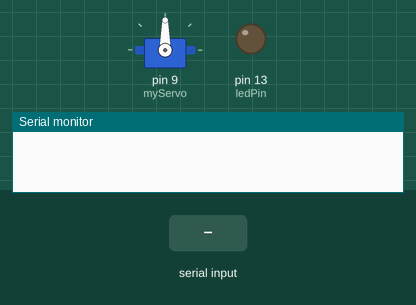
Simulated run of this sketch. Board: Arduino Uno, built with avr-gcc and run on an emulated ATmega328P. On the bench: servo, output pins drawn as LEDs (lit = HIGH), the last lines printed to the serial monitor. The test bench sets the inputs (shaded band).

Above: at 1.2 s.
1.3 s: "1" received over Serial
At 1.9 s:
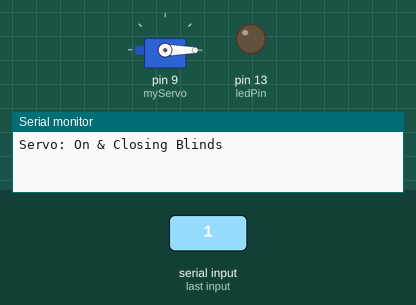
2.8 s: "5" received over Serial
At 4.2 s:
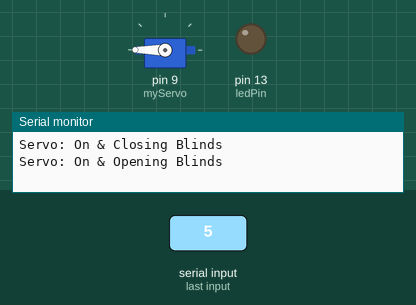
Timing chart, 0 to 5.8 s (numbered marks = the images above; inputs shaded):
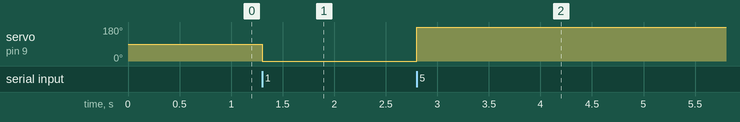

The sketch:

bluetooth_test1.ino
```cpp
/* Turn an LED on/off based on a command send via BlueTooth
**
** Credit: The following example was used as a reference
** Rui Santos: http://randomnerdtutorials.wordpress.com
*/
#include <Servo.h>
int pos = 0;
int ledPin = 13;  // use the built in LED on pin 13 of the Uno
int state = 0;
int flag = 0;        // make sure that you return the state only once
Servo myServo;
void setup() {
    // sets the pins as outputs:
    pinMode(ledPin, OUTPUT);
    digitalWrite(ledPin, LOW);
    myServo.attach(9,0,360);
    Serial.begin(9600); // Default connection rate for my BT module
}

void loop() {
    //if some data is sent, read it and save it in the state variable
    if(Serial.available() > 0){
      state = Serial.read();
      flag=0;
    }
    // if the state is 0 the led will turn off
    if (state == '0') {
      myServo.detach();

      if(flag == 0){
          Serial.println("Servo: Off");
          flag = 1;
        }
    }

    // if the state is 1 the led will turn on
    else if (state == '1') {
        myServo.attach(9);
        myServo.write(0);

        if(flag == 0){
          Serial.println("Servo: On & Closing Blinds");
          flag = 1;
        }
    }
    else if(state == '5'){
        myServo.attach(9);
        myServo.write(180);

        if(flag == 0){
          Serial.println("Servo: On & Opening Blinds");
          flag = 1;
       }
    }
}
```

Measured:
- after the input at 1.3 s, servo on pin 9 (myServo): 90° → 0° at once
- after the input at 2.8 s, servo on pin 9 (myServo): 0° → 180° at once
